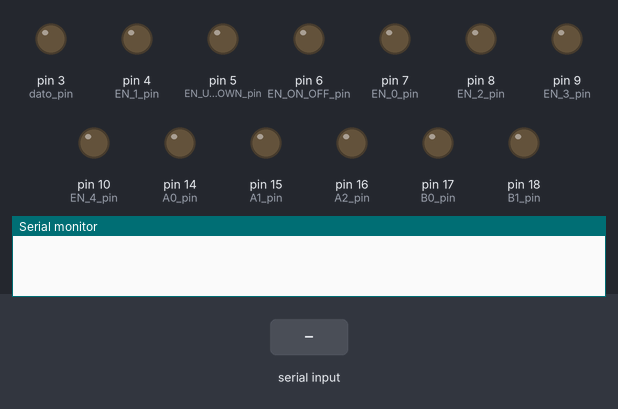
Simulated run of this sketch. Board: Arduino Uno, built with avr-gcc and run on an emulated ATmega328P. Parts: output pins drawn as LEDs (lit = HIGH), the last lines printed to the serial monitor. The inputs (shaded band) are chosen by the test bench. Pins used as bus, display or sensor lines are not drawn.

Above: at 1.2 s.
1.3 s: "1" received over Serial
At 2.2 s:
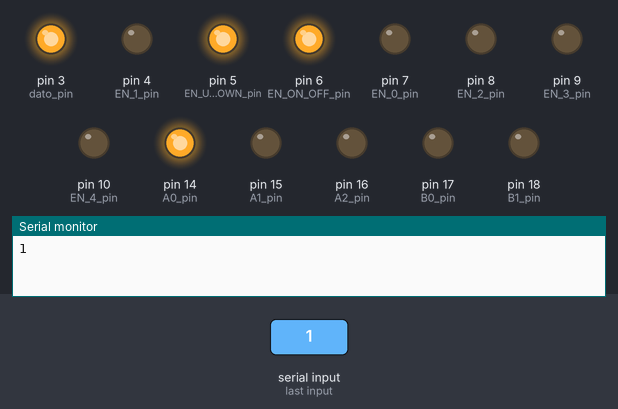
2.9 s: "0" received over Serial
At 3.3 s:
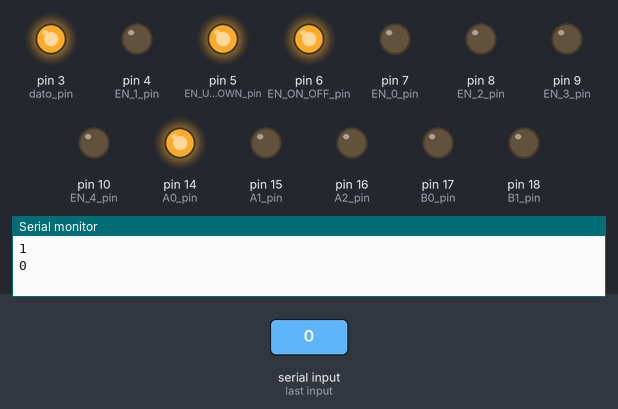
Timing chart, 0 to 5.9 s (numbered marks = the images above; inputs shaded):
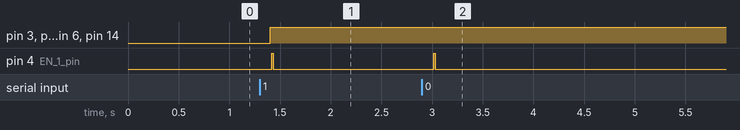

Measured:
- after the input at 1.3 s, pin 3 (dato_pin), pin 5 (EN_UP_DOWN_pin), pin 6 (EN_ON_OFF_pin), pin 14 (A0_pin): LOW → HIGH after 0.10 s; pin 4 (EN_1_pin): LOW → HIGH after 0.12 s, → LOW 0.02 s later
- after the input at 2.9 s, pin 4 (EN_1_pin): LOW → HIGH after 0.12 s, → LOW 0.02 s later

The sketch:

Programa_Flip_Disc_Puerto_Serie.ino
```cpp
unsigned char mem_char[] = {0,124,254,130,254,124,0,
                            0,64,254,254,0,0,0,
                            0,70,206,154,242,98,0,
                            0,68,198,146,254,108,0,
                            0,24,120,254,254,8,0,
                            0,244,246,162,190,156,0,
                            0,124,254,146,222,76,0,
                            0,128,142,190,240,192,0,
                            0,108,254,146,254,108,0,
                            0,100,246,146,254,124,0,
                            0,144,0,0,0,0,0,
                            0,2,22,0,0,0,0,
                            0,8,20,34,0,0,0,
                            0,20,20,20,0,0,0,
                            0,34,20,8,0,0,0,
                            0,64,138,144,192,0,
                            0,240,132,153,165,185,133,136,
                            0,6,56,200,200,56,6,
                            0,254,146,146,146,254,108,
                            0,254,130,130,130,130,198,
                            0,254,130,130,130,254,124,
                            0,254,254,146,146,146,130,
                            0,254,254,144,144,144,128,
                            0,124,254,130,146,150,222,
                            0,254,254,16,16,254,254,
                            0,254,254,0,0,0,0,
                            0,12,14,2,254,252,0,
                            0,254,254,56,108,198,130,
                            0,254,254,2,2,2,0,
                            0,254,240,60,12,60,240,
                            0,254,254,240,60,14,254,
                            0,124,254,130,130,130,254,
                            0,254,254,144,144,240,96,
                            0,254,130,138,142,254,124,
                            0,254,254,144,144,144,254,
                            0,100,246,146,146,222,76,
                            0,128,128,254,254,128,128,
                            0,252,254,2,2,254,252,
                            0,192,248,62,62,248,192,
                            0,192,56,6,24,6,56,192,
                            0,198,238,56,56,238,198,
                            0,192,224,62,62,224,192,
                            0,134,142,154,178,226,194
                            };

unsigned char enable[] = {1,1,2,2,2,2,4,4,4,4,8,8,8,8,16,16,16,16};              //  habilitaciones de los modulos
unsigned char columna[] = {0,8,0,8,16,24,0,8,16,24,0,8,16,24,0,8,16,24};         //  iniciio de cada caracter
unsigned char video[7];           //  memoria de video
char sym = 0;                         // puntero a memoria de caracteres
unsigned int init_sym=0;
int tam_msg = 0;                         //tamano del mensaje
char bufferr[36];

//char cnt_byte=0;                  // desplazamiento en la mem caracteres
bool f_v_ram_full = false;        // Memoria de video llena, caracter listo
bool f_screen_enable = true;      // bandera que indica que paso el tiempo necesario de giro de un pixel
bool pixel = 0;                     //  valor del pixel a girar
unsigned char col = 0;          // puntero a memoria de video
unsigned char fila = 0;
unsigned char Cursor = 2;     // posicion del caracter a escribir(bloque)
int A0_pin = 14;
int A1_pin = 15;
int A2_pin = 16;
int B0_pin = 17;
int B1_pin = 18;
unsigned char _columna = 0;
bool f_wrap = false;        // indica en que renglon se encuentra el caracter
int EN_ON_OFF_pin = 6;
int EN_UP_DOWN_pin = 5;
int fila_A_pin = 0;
int fila_B_pin = 1;
int fila_C_pin = 2;
int EN_1_pin = 4;
int EN_0_pin = 7;
int EN_2_pin = 8;
int EN_3_pin = 9;
int EN_4_pin = 10;
int dato_pin = 3;
bool flag_recibido = false;
int l=0;

void setup() {
Serial.begin(9600);
pinMode(A0_pin,OUTPUT);
pinMode(A1_pin,OUTPUT);
pinMode(A2_pin,OUTPUT);
pinMode(B0_pin,OUTPUT);
pinMode(B1_pin,OUTPUT);
pinMode(EN_ON_OFF_pin,OUTPUT);
pinMode(EN_UP_DOWN_pin,OUTPUT);
pinMode(fila_A_pin,OUTPUT);
pinMode(fila_B_pin,OUTPUT);
pinMode(fila_C_pin,OUTPUT);
pinMode(EN_1_pin,OUTPUT);
pinMode(EN_0_pin,OUTPUT);
pinMode(EN_2_pin,OUTPUT);
pinMode(EN_3_pin,OUTPUT);
pinMode(EN_4_pin,OUTPUT);
pinMode(dato_pin,OUTPUT);
if(Serial.available()){
  Serial.read();}
}

void loop()
{
  if (Serial.available()>0)
  {

    int index=0;
    delay(100);
    tam_msg = Serial.available();
    while(tam_msg--){
      bufferr[index++] = Serial.read();
    }
    Serial.println(bufferr);
      sym = bufferr[l] - 0x30;
      if(sym==0)
        {
          init_sym=0;
        }
      else
        {
          init_sym=sym*7;
        }
        l=l+1;
     get_map();
     if(f_v_ram_full == true)
     {
      visualizar();
     }

  }
}

void get_map ()
{

  for(int i=0;i<7;i++)
  {
    video[i] = mem_char[init_sym+ i];   // copiando de la memoria de caracteres a la de video el caracter
  }
  f_v_ram_full = true;
  //cnt_byte =0;
}

void visualizar()
{
    f_v_ram_full = false;
  if(f_screen_enable == true)
  {
    f_screen_enable = false;
    pixel = GetBit(video[col],fila);      // obtener el pixel a girar
    if(pixel == true)                     //  si se enciende
    {
      digitalWrite(EN_ON_OFF_pin,LOW);    //  habilita los decodificadores para encender(0)
      digitalWrite(dato_pin,LOW);         // dato en 0
      switch(Cursor)
      {
      case 0:               //0_mod 0
        digitalWrite(B0_pin,LOW);
        digitalWrite(B1_pin,LOW);
        break;
      case 1:               //8_mod 0
        digitalWrite(B0_pin,HIGH);
        digitalWrite(B1_pin,LOW);
        break;
      case 2:               //0_mod 1
        digitalWrite(B0_pin,LOW);
        digitalWrite(B1_pin,LOW);
        break;
      case 3:               //8_mod 1
        digitalWrite(B0_pin,HIGH);
        digitalWrite(B1_pin,LOW);
        break;
      case 4:               //16_mod 1
        digitalWrite(B0_pin,LOW);
        digitalWrite(B1_pin,HIGH);
        break;
      case 5:              //24_mod 1
        digitalWrite(B0_pin,HIGH);
        digitalWrite(B1_pin,HIGH);
        break;
      case 6:               //0_mod 2
        digitalWrite(B0_pin,LOW);
        digitalWrite(B1_pin,LOW);
        break;
      case 7:               //8_mod 2
        digitalWrite(B0_pin,HIGH);
        digitalWrite(B1_pin,LOW);
        break;
      case 8:               //16
        digitalWrite(B0_pin,LOW);
        digitalWrite(B1_pin,HIGH);
        break;
      case 9:              //24
        digitalWrite(B0_pin,HIGH);
        digitalWrite(B1_pin,HIGH);
        break;
      case 10:               //0
        digitalWrite(B0_pin,LOW);
        digitalWrite(B1_pin,LOW);
        break;
      case 11:               //8
        digitalWrite(B0_pin,HIGH);
        digitalWrite(B1_pin,LOW);
        break;
      case 12:               //16
        digitalWrite(B0_pin,LOW);
        digitalWrite(B1_pin,HIGH);
        break;
      case 13:              //24
        digitalWrite(B0_pin,HIGH);
        digitalWrite(B1_pin,HIGH);
        break;
      case 14:               //0
        digitalWrite(B0_pin,LOW);
        digitalWrite(B1_pin,LOW);
        break;
      case 15:               //8
        digitalWrite(B0_pin,HIGH);
        digitalWrite(B1_pin,LOW);
        break;
      case 16:               //16
        digitalWrite(B0_pin,LOW);
        digitalWrite(B1_pin,HIGH);
        break;
      case 17:              //24
        digitalWrite(B0_pin,HIGH);
        digitalWrite(B1_pin,HIGH);
      }
    switch(col)
    {
      case 0:
        digitalWrite(A0_pin,HIGH);
        digitalWrite(A1_pin,LOW);
        digitalWrite(A2_pin,LOW);
        break;
      case 1:
        digitalWrite(A0_pin,LOW);
        digitalWrite(A1_pin,HIGH);
        digitalWrite(A2_pin,LOW);
        break;
      case 2:
        digitalWrite(A0_pin,HIGH);
        digitalWrite(A1_pin,HIGH);
        digitalWrite(A2_pin,LOW);
        break;
      case 3:
        digitalWrite(A0_pin,LOW);
        digitalWrite(A1_pin,LOW);
        digitalWrite(A2_pin,HIGH);
        break;
      case 4:
        digitalWrite(A0_pin,HIGH);
        digitalWrite(A1_pin,LOW);
        digitalWrite(A2_pin,HIGH);
        break;
      case 5:
        digitalWrite(A0_pin,LOW);
        digitalWrite(A1_pin,HIGH);
        digitalWrite(A2_pin,HIGH);
        break;
      case 6:
        digitalWrite(A0_pin,HIGH);
        digitalWrite(A1_pin,HIGH);
        digitalWrite(A2_pin,HIGH);
      }
        if(f_wrap == true)
        {
           digitalWrite(EN_UP_DOWN_pin,LOW);
        }
        else
        {
          digitalWrite(EN_UP_DOWN_pin,HIGH);
        }
    }
    else
    {
      digitalWrite(EN_ON_OFF_pin,HIGH);    //  habilita los decodificadores para apagar(1)
      digitalWrite(dato_pin,HIGH);         // dato en 1
     switch(Cursor)
     {
      case 0:               //0
        digitalWrite(B0_pin,LOW);
        digitalWrite(B1_pin,LOW);
        break;
      case 1:               //8
        digitalWrite(B0_pin,HIGH);
        digitalWrite(B1_pin,LOW);
        break;
      case 2:               //0
        digitalWrite(B0_pin,LOW);
        digitalWrite(B1_pin,LOW);
        break;
      case 3:               //8
        digitalWrite(B0_pin,HIGH);
        digitalWrite(B1_pin,LOW);
        break;
      case 4:               //16
        digitalWrite(B0_pin,LOW);
        digitalWrite(B1_pin,HIGH);
        break;
      case 5:              //24
        digitalWrite(B0_pin,HIGH);
        digitalWrite(B1_pin,HIGH);
        break;
      case 6:               //0
        digitalWrite(B0_pin,LOW);
        digitalWrite(B1_pin,LOW);
        break;
      case 7:               //8
        digitalWrite(B0_pin,HIGH);
        digitalWrite(B1_pin,LOW);
        break;
      case 8:               //16
        digitalWrite(B0_pin,LOW);
        digitalWrite(B1_pin,HIGH);
        break;
      case 9:              //24
        digitalWrite(B0_pin,HIGH);
        digitalWrite(B1_pin,HIGH);
        break;
      case 10:               //0
        digitalWrite(B0_pin,LOW);
        digitalWrite(B1_pin,LOW);
        break;
      case 11:               //8
        digitalWrite(B0_pin,HIGH);
        digitalWrite(B1_pin,LOW);
        break;
      case 12:               //16
        digitalWrite(B0_pin,LOW);
        digitalWrite(B1_pin,HIGH);
        break;
      case 13:              //24
        digitalWrite(B0_pin,HIGH);
        digitalWrite(B1_pin,HIGH);
        break;
      case 14:               //0
        digitalWrite(B0_pin,LOW);
        digitalWrite(B1_pin,LOW);
        break;
      case 15:               //8
        digitalWrite(B0_pin,HIGH);
        digitalWrite(B1_pin,LOW);
        break;
      case 16:               //16
        digitalWrite(B0_pin,LOW);
        digitalWrite(B1_pin,HIGH);
        break;
      case 17:              //24
        digitalWrite(B0_pin,HIGH);
        digitalWrite(B1_pin,HIGH);
      }
    switch(col)
    {
      case 0:
        digitalWrite(A0_pin,HIGH);
        digitalWrite(A1_pin,LOW);
        digitalWrite(A2_pin,LOW);
        break;
      case 1:
        digitalWrite(A0_pin,LOW);
        digitalWrite(A1_pin,HIGH);
        digitalWrite(A2_pin,LOW);
        break;
      case 2:
        digitalWrite(A0_pin,HIGH);
        digitalWrite(A1_pin,HIGH);
        digitalWrite(A2_pin,LOW);
        break;
      case 3:
        digitalWrite(A0_pin,LOW);
        digitalWrite(A1_pin,LOW);
        digitalWrite(A2_pin,HIGH);
        break;
      case 4:
        digitalWrite(A0_pin,HIGH);
        digitalWrite(A1_pin,LOW);
        digitalWrite(A2_pin,HIGH);
        break;
      case 5:
        digitalWrite(A0_pin,LOW);
        digitalWrite(A1_pin,HIGH);
        digitalWrite(A2_pin,HIGH);
        break;
      case 6:
        digitalWrite(A0_pin,HIGH);
        digitalWrite(A1_pin,HIGH);
        digitalWrite(A2_pin,HIGH);
      }
        if(f_wrap == true)
        {
          digitalWrite(EN_UP_DOWN_pin,LOW);
        }
        else
        {
          digitalWrite(EN_UP_DOWN_pin,HIGH);
        }
    }
    mandar_fila();

     if(sym == tam_msg)
          {
                f_screen_enable = false;
          }
          else
          {
                f_screen_enable = true;
          }
    mandar_enable();
    fila = fila + 1;      //  acceder al siguiente bit
    if(fila == 8)       // termiando la columna
    {
      col = col +1;     // proxima columna
      fila = 0;         //  primer bit de la columna
      if(col == 7)      // si la columna es 7 termino el caracter
      {
        col = 0;
        f_v_ram_full = false;   // desechar memoria de video

         init_sym=init_sym+7;
         sym=sym+1;
         Cursor = Cursor + 1;
         f_screen_enable = true;

        if(Cursor == 17)        // finalizado primer renglon
        {
          f_wrap = !f_wrap;     // renglon sigiente
          Cursor = 0;           // principio del proximo renglon
        }

       }
      }
  }
}

bool GetBit(byte N, int pos)
   {
       int b = N >> pos ;
       b = b & 1 ;
       return b ;
   }

void mandar_fila()
{
  switch(fila)
  {
    case 0:
        digitalWrite(fila_A_pin,LOW);
        digitalWrite(fila_B_pin,LOW);
        digitalWrite(fila_C_pin,LOW);
        break;
      case 1:
        digitalWrite(fila_A_pin,HIGH);
        digitalWrite(fila_B_pin,LOW);
        digitalWrite(fila_C_pin,LOW);
        break;
      case 2:
        digitalWrite(fila_A_pin,LOW);
        digitalWrite(fila_B_pin,HIGH);
        digitalWrite(fila_C_pin,LOW);
        break;
      case 3:
        digitalWrite(fila_A_pin,HIGH);
        digitalWrite(fila_B_pin,HIGH);
        digitalWrite(fila_C_pin,LOW);
        break;
      case 4:
        digitalWrite(fila_A_pin,LOW);
        digitalWrite(fila_B_pin,LOW);
        digitalWrite(fila_C_pin,HIGH);
        break;
      case 5:
        digitalWrite(fila_A_pin,HIGH);
        digitalWrite(fila_B_pin,LOW);
        digitalWrite(fila_C_pin,HIGH);
        break;
      case 6:
        digitalWrite(fila_A_pin,LOW);
        digitalWrite(fila_B_pin,HIGH);
        digitalWrite(fila_C_pin,HIGH);
        break;
      case 7:
        digitalWrite(fila_A_pin,HIGH);
        digitalWrite(fila_B_pin,HIGH);
        digitalWrite(fila_C_pin,HIGH);
      }
}

void mandar_enable()    // mandar enable y dar pulso
{
  digitalWrite(EN_0_pin,LOW);
  digitalWrite(EN_1_pin,LOW);
  digitalWrite(EN_2_pin,LOW);
  digitalWrite(EN_3_pin,LOW);
  digitalWrite(EN_4_pin,LOW);
  delay(15);
  switch(Cursor)
  {
      case 0:               //Modulo 0
        digitalWrite(EN_0_pin,HIGH);
        digitalWrite(EN_1_pin,LOW);
        digitalWrite(EN_2_pin,LOW);
        digitalWrite(EN_3_pin,LOW);
        digitalWrite(EN_4_pin,LOW);
        break;
      case 1:               //Modulo 0
        digitalWrite(EN_0_pin,HIGH);
        digitalWrite(EN_1_pin,LOW);
        digitalWrite(EN_2_pin,LOW);
        digitalWrite(EN_3_pin,LOW);
        digitalWrite(EN_4_pin,LOW);
        break;
      case 2:              //Modulo 1
        digitalWrite(EN_0_pin,LOW);
        digitalWrite(EN_1_pin,HIGH);
        digitalWrite(EN_2_pin,LOW);
        digitalWrite(EN_3_pin,LOW);
        digitalWrite(EN_4_pin,LOW);
        break;
      case 3:               //Modulo 1
        digitalWrite(EN_0_pin,LOW);
        digitalWrite(EN_1_pin,HIGH);
        digitalWrite(EN_2_pin,LOW);
        digitalWrite(EN_3_pin,LOW);
        digitalWrite(EN_4_pin,LOW);
        break;
      case 4:               //Modulo 1
        digitalWrite(EN_0_pin,LOW);
        digitalWrite(EN_1_pin,HIGH);
        digitalWrite(EN_2_pin,LOW);
        digitalWrite(EN_3_pin,LOW);
        digitalWrite(EN_4_pin,LOW);
        break;
      case 5:              //Modulo 1
        digitalWrite(EN_0_pin,LOW);
        digitalWrite(EN_1_pin,HIGH);
        digitalWrite(EN_2_pin,LOW);
        digitalWrite(EN_3_pin,LOW);
        digitalWrite(EN_4_pin,LOW);
        break;
      case 6:               //Modulo 2
        digitalWrite(EN_0_pin,LOW);
        digitalWrite(EN_1_pin,LOW);
        digitalWrite(EN_2_pin,HIGH);
        digitalWrite(EN_3_pin,LOW);
        digitalWrite(EN_4_pin,LOW);
        break;
      case 7:               //Modulo 2
        digitalWrite(EN_0_pin,LOW);
        digitalWrite(EN_1_pin,LOW);
        digitalWrite(EN_2_pin,HIGH);
        digitalWrite(EN_3_pin,LOW);
        digitalWrite(EN_4_pin,LOW);
        break;
      case 8:               //Modulo 2
        digitalWrite(EN_0_pin,LOW);
        digitalWrite(EN_1_pin,LOW);
        digitalWrite(EN_2_pin,HIGH);
        digitalWrite(EN_3_pin,LOW);
        digitalWrite(EN_4_pin,LOW);
        break;
      case 9:              //Modulo 2
        digitalWrite(EN_0_pin,LOW);
        digitalWrite(EN_1_pin,LOW);
        digitalWrite(EN_2_pin,HIGH);
        digitalWrite(EN_3_pin,LOW);
        digitalWrite(EN_4_pin,LOW);
        break;
      case 10:               //Modulo 3
        digitalWrite(EN_0_pin,LOW);
        digitalWrite(EN_1_pin,LOW);
        digitalWrite(EN_2_pin,LOW);
        digitalWrite(EN_3_pin,HIGH);
        digitalWrite(EN_4_pin,LOW);
        break;
      case 11:               //Modulo 3
        digitalWrite(EN_0_pin,LOW);
        digitalWrite(EN_1_pin,LOW);
        digitalWrite(EN_2_pin,LOW);
        digitalWrite(EN_3_pin,HIGH);
        digitalWrite(EN_4_pin,LOW);
        break;
      case 12:               //Modulo 3
        digitalWrite(EN_0_pin,LOW);
        digitalWrite(EN_1_pin,LOW);
        digitalWrite(EN_2_pin,LOW);
        digitalWrite(EN_3_pin,HIGH);
        digitalWrite(EN_4_pin,LOW);
        break;
      case 13:              //Modulo 3
        digitalWrite(EN_0_pin,LOW);
        digitalWrite(EN_1_pin,LOW);
        digitalWrite(EN_2_pin,LOW);
        digitalWrite(EN_3_pin,HIGH);
        digitalWrite(EN_4_pin,LOW);
        break;
      case 14:               //Modulo 4
        digitalWrite(EN_0_pin,LOW);
        digitalWrite(EN_1_pin,LOW);
        digitalWrite(EN_2_pin,LOW);
        digitalWrite(EN_3_pin,LOW);
        digitalWrite(EN_4_pin,HIGH);
        break;
      case 15:               //Modulo 4
        digitalWrite(EN_0_pin,LOW);
        digitalWrite(EN_1_pin,LOW);
        digitalWrite(EN_2_pin,LOW);
        digitalWrite(EN_3_pin,LOW);
        digitalWrite(EN_4_pin,HIGH);
        break;
      case 16:               //Modulo 4
        digitalWrite(EN_0_pin,LOW);
        digitalWrite(EN_1_pin,LOW);
        digitalWrite(EN_2_pin,LOW);
        digitalWrite(EN_3_pin,LOW);
        digitalWrite(EN_4_pin,HIGH);
        break;
      case 17:              //Modulo 4
        digitalWrite(EN_0_pin,LOW);
        digitalWrite(EN_1_pin,LOW);
        digitalWrite(EN_2_pin,LOW);
        digitalWrite(EN_3_pin,LOW);
        digitalWrite(EN_4_pin,HIGH);
      }

      delay(15);

      digitalWrite(EN_0_pin,LOW);
      digitalWrite(EN_1_pin,LOW);
      digitalWrite(EN_2_pin,LOW);
      digitalWrite(EN_3_pin,LOW);
      digitalWrite(EN_4_pin,LOW);
}
```
